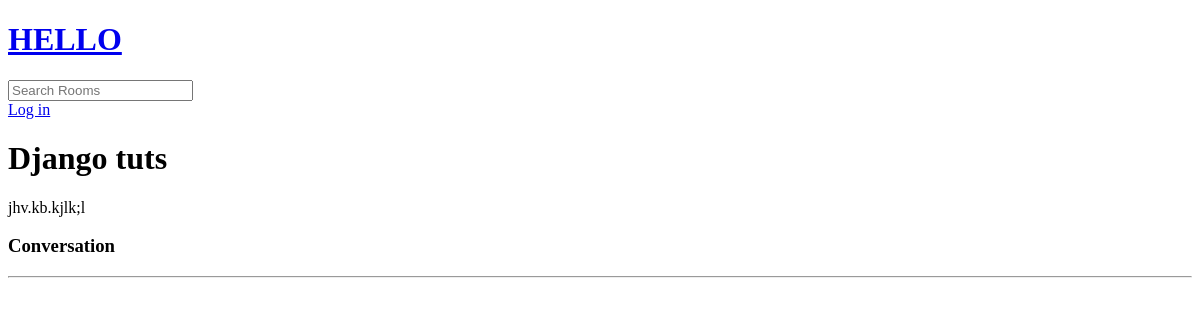
The app's page /room/4/, older data.
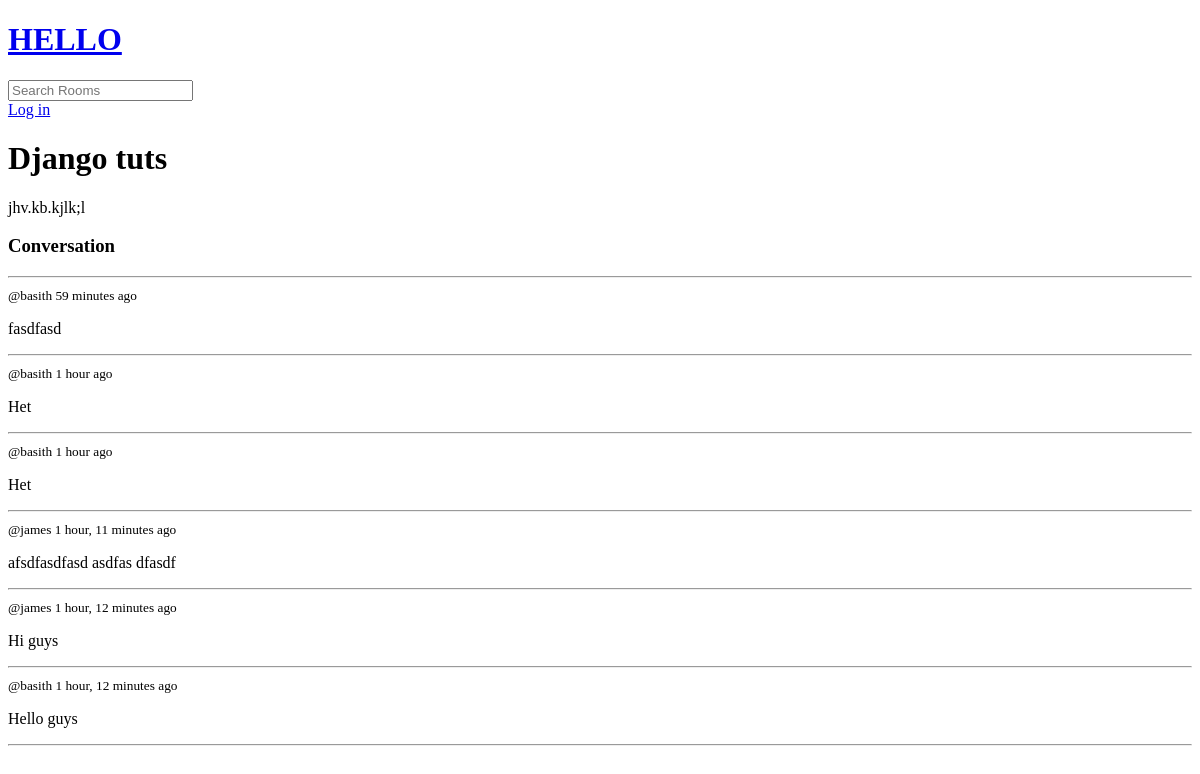
The same page, newer data.
### base/models.py (models this page shows, shortened)
class Room(models.Model):
    host = models.ForeignKey(User, on_delete=models.SET_NULL, null=True)
    topic = models.ForeignKey(Topic, on_delete=models.SET_NULL, null=True)
    name = models.CharField(max_length=100)
    desc = models.TextField(null=True, blank=True)
    updated = models.DateTimeField(auto_now=True)
    created = models.DateTimeField(auto_now_add=True)
    class Meta:
        ordering = ['-updated', '-created']

class Message(models.Model):
    user = models.ForeignKey(User, on_delete=models.CASCADE)
    room = models.ForeignKey(Room, on_delete=models.CASCADE)
    body = models.TextField()
    updated = models.DateTimeField(auto_now=True)
    created = models.DateTimeField(auto_now_add=True)

### base/views.py (the view, shortened to what this page needs)
# urls.py: path('room/<str:pk>/', views.room, name='room'),
def room(request, pk):
    room = Room.objects.get(id=pk)
    room_messages = room.message_set.all().order_by('-created')
    context = {'room': room, 'room_messages': room_messages}
    return render(request, 'base/room.html', context)

### base/templates/base/room.html (shortened to what this page needs)
{% extends 'main.html'%} {% block content %}
<h1>{{room.name}}</h1>
<p>{{room.desc}}</p>
<div class="comment-wrapper">
  <h3>Conversation</h3>
  <hr />
  {% for message in room_messages %}
  <div>
    <small>@{{message.user}} {{message.created | timesince}} ago</small>
    <p>{{message.body}}</p>
    <hr />
  </div>
  {% endfor %}
</div>
 {% endblock content %}

### templates/main.html (shortened to what this page needs)
<!DOCTYPE html>
<html lang="en">
  <head>
  </head>
  <body>
    {% include 'navbar.html' %}  {% block content %} {% endblock %}
  </body>
</html>

### templates/navbar.html
<a href="/">
  <h1>HELLO</h1>
</a>
<form method="get" action="{% url 'home' %}">
  <input type="text" name="q" placeholder="Search Rooms" />
</form>
{% if request.user.is_authenticated %}
<a href="{% url 'logout' %}">Log out</a>
{% else %}
<a href="{% url 'login' %}">Log in</a>
{% endif %}

Row changes from the older to the newer data that the page shows:
added Message: user "basith", created "59 minutes", body "fasdfasd"
added Message: user "basith", created "1 hour", body "Het"
added Message: user "basith", created "1 hour", body "Het"
added Message: user "james", created "1 hour, 11 minutes", body "afsdfasdfasd asdfas dfasdf"
added Message: user "james", created "1 hour, 12 minutes", body "Hi guys"
added Message: user "basith", created "1 hour, 12 minutes", body "Hello guys"
